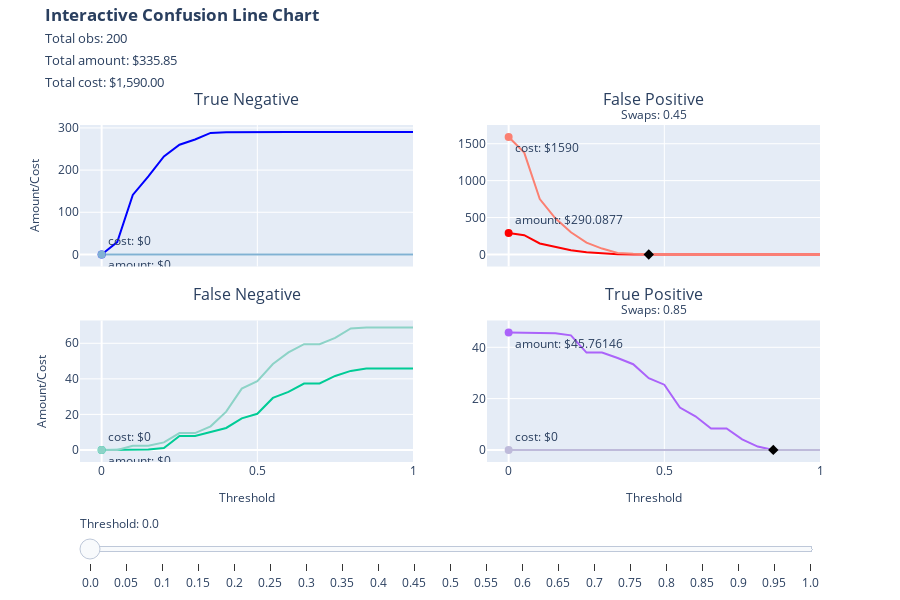

Here is the notebook cell this chart was saved with:
### Code cell
# plot "Interactive confusion line chart" and get amount/cost per threshold dataframe and total_amount.

# at least one of cost_dict or amounts must be given
# either cost_dict or amounts, if not given, is set to None and won't be visualized
# when amounts is not given, the total_amount returned will be None 

amount_cost_df, total_amount = bc.confusion_linechart_plot(
    true_y = y_test, 
    predicted_proba = test_predicted_proba, 
    threshold_step =  threshold_step, 
    amounts = amounts, 
    cost_dict = test_cost_dict, 
    currency = currency);
